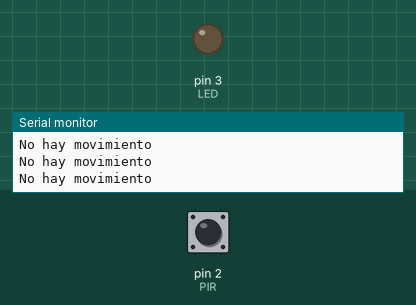
Recording of a sketch running on a simulated Arduino Uno, built with avr-gcc and run on an emulated ATmega328P. Shown: output pins drawn as LEDs (lit = HIGH), the last lines printed to the serial monitor. Dashed ring = blinking. The inputs (shaded band) are chosen by the test bench; at power-on: pin 2 (PIR) LOW.

Above: at 1.2 s.
1.3 s: pin 2 (PIR) driven HIGH
At 2.2 s:
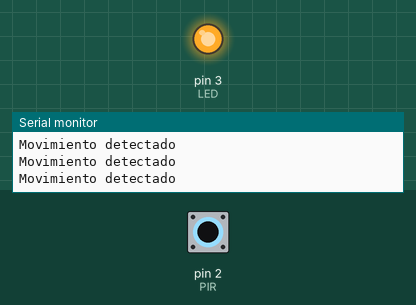
2.8 s: pin 2 (PIR) driven LOW
At 4.0 s:
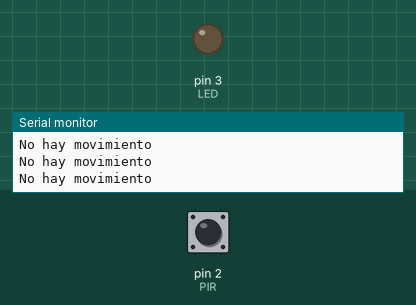
5.8 s: pin 2 (PIR) pulsed HIGH 2 times (0.12 s each, 0.3 s apart)
At 6.17 s:
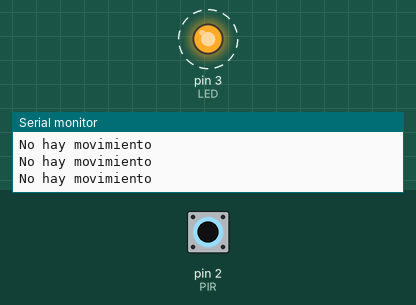
9.4 s: pin 2 (PIR) pulsed HIGH 5 times (0.12 s each, 0.3 s apart)
At 11.9 s:
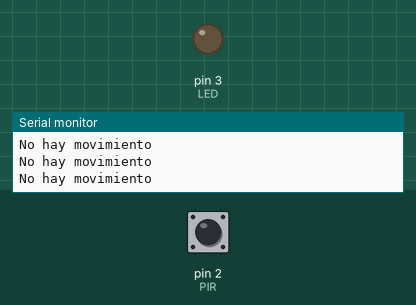
Timing chart, 0 to 13.4 s (numbered marks = the images above; inputs shaded):
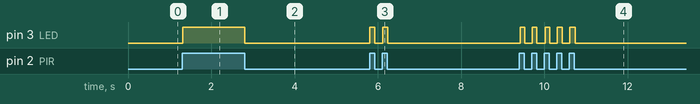

Measured:
- after the input at 1.3 s, pin 3 (LED): LOW → HIGH at once
- after the input at 2.8 s, pin 3 (LED): HIGH → LOW at once
- after the input at 5.8 s, pin 3 (LED): alternates HIGH for 0.11 s and LOW for 0.20 s, 4 changes in all, then stays LOW, starting at once
- after the input at 9.4 s, pin 3 (LED): alternates HIGH for 0.11 s and LOW for 0.18 s, 10 changes in all, then stays LOW, starting at once

The sketch:

sensor_PIR.ino
```cpp
const int PIR = 2;   //Se inicia una variable tipo entero con nombre "PIR" y guarda el número 2
const int LED = 3;   //Se inicia una variable tipo entero con nombre "LED" y guarda el número 3
int pir_lectura = 0; //Se inicia una variable tipo entero con nombre "pir_lectura" y guarda el número 0

void setup() { //Clase para establecer y configurar los pines que se utilizarán en el Arduino
//pinMode(Pin de Arduino, Modalidad)
  // Configuración
  pinMode(LED, OUTPUT); // Configurar LED (pin 3) como salida o OUTPUT
  pinMode(PIR, INPUT);  // Configurar PIR (pin 2) como entrada o INPUT
  Serial.begin(9600); // Configurar el puerto serial a 9600 por si queremos monitoriar
}

void loop() { //Clase donde se escriben las acciones y se repite infinitamente
  // Código principal donde ocurren en loop

   //digitalRead(Pin del Arduino): Comando para inidicar que realice una lectura digital de ese pin
  pir_lectura = digitalRead(PIR); //Se realiza una lectura digital en el pin PIR(2) y guarda la lectura
                                  // en la variable con nombre "valor"
  // Encender LED si hay movimiento
  if (pir_lectura == HIGH) { //Si la variable "pir_lectura" recibe una señal digital ingresa

//digitalWrite(Pin del Arduino, Modalidad): Comando para envíar una señal digital a través del pin del Arduino
    digitalWrite(LED, HIGH);  //Envía voltaje en el pin "LED"(3), enciende el LED
//Serial.println("Texto"): Comando que envía un texo o valor y es visualizado en el Monitor Serie
    Serial.println("Movimiento detectado"); //Imprime el texo "Movimiento detectado" en el monitor serie
  }
  //Condicional else: Va justo despúes del if
  else { //Si no hay movimiento, apagar el LED
    digitalWrite(LED, LOW); // apagar LED
    Serial.println("No hay movimiento"); //Imprime el texo "No hay movimiento" en el monitor serie
  }
}
```
